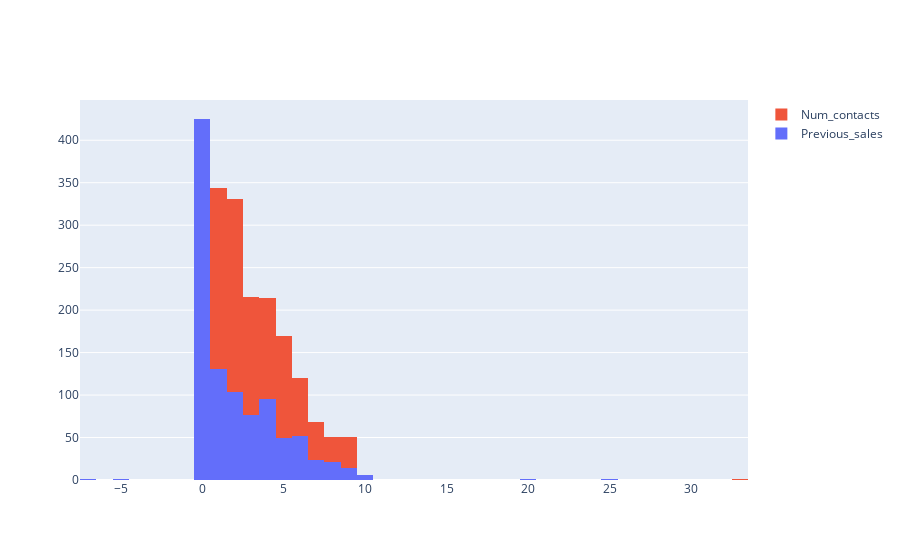

Source (notebook cell):
### Markdown cell above
### Numerical data

### Code cell
numerical_columns_histogram = [
    'Previous_sales', 'Num_contacts'
]

fig = go.Figure()
for column in numerical_columns_histogram:
    fig.add_trace(go.Histogram(x=df[column], name=column))
fig.update_layout(barmode='stack')
fig.show()

### Figure 1 — Plotly figure (JSON) as saved in the notebook; plotly's stock layout.template omitted (floating-point values rounded to 4 significant figures; data arrays with more than 128 entries replaced by an {"elided": "..."} marker saying what was removed)
{"data": [{"name": "Previous_sales", "type": "histogram", "x": {"elided": "1000 int values"}}, {"name": "Num_contacts", "type": "histogram", "x": {"elided": "1000 int values"}}], "layout": {"barmode": "stack"}}
